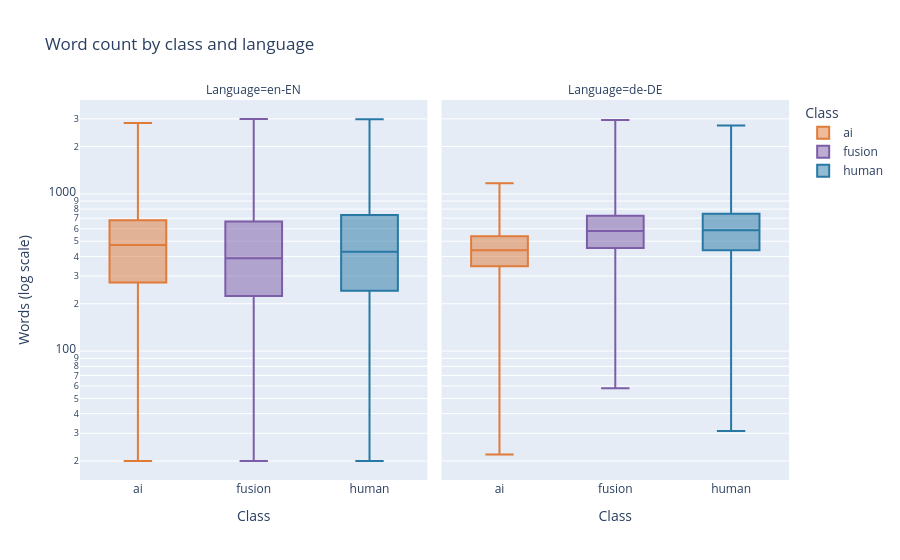

The code cell stored with this chart in its notebook:
### Markdown cell above
## 04 · Document length

**Question.** Do document sizes vary with class and subgroup? I count words as whitespace-delimited units, approximate sentence boundaries by punctuation followed by whitespace, and paragraphs by blank-line separators. These are proxies rather than linguistic annotation.

### Code cell
train = train.with_columns(
    pl.col("text").str.len_chars().alias("characters"),
    pl.col("text").str.count_matches(r"\S+").alias("words"),
    (pl.col("text").str.count_matches(r"[.!?]+(?:\s|$)") + 1).alias("sentences_proxy"),
    (pl.col("text").str.count_matches(r"\n\s*\n") + 1).alias("paragraphs_proxy"),
    pl.col("text").str.count_matches("\n").alias("newlines"),
    pl.col("text").str.count_matches(r"\S").alias("non_whitespace"),
).with_columns(
    (pl.col("non_whitespace") / pl.col("words").clip(lower_bound=1)).alias("characters_per_word"),
    (pl.col("words") / pl.col("sentences_proxy")).alias("words_per_sentence_proxy"),
)
length_columns = [
    "characters",
    "words",
    "sentences_proxy",
    "paragraphs_proxy",
    "newlines",
    "non_whitespace",
    "characters_per_word",
    "words_per_sentence_proxy",
]


def describe_lengths(data: pl.DataFrame, group: list[str]) -> pl.DataFrame:
    expressions = []
    for name in length_columns:
        for stat, expression in [
            ("mean", pl.col(name).mean()),
            ("std", pl.col(name).std()),
            ("min", pl.col(name).min()),
            ("p05", pl.col(name).quantile(0.05)),
            ("p25", pl.col(name).quantile(0.25)),
            ("median", pl.col(name).median()),
            ("p75", pl.col(name).quantile(0.75)),
            ("p90", pl.col(name).quantile(0.90)),
            ("p95", pl.col(name).quantile(0.95)),
            ("p99", pl.col(name).quantile(0.99)),
            ("max", pl.col(name).max()),
        ]:
            expressions.append(expression.alias(f"{name}_{stat}"))
    return data.group_by(group).agg(expressions).sort(group) if group else data.select(expressions)


length_overall = describe_lengths(train, [])
length_by_label = describe_lengths(train, ["label"])
summary["length_overall"] = length_overall.to_dicts()
summary["length_by_label"] = length_by_label.to_dicts()
display(
    length_overall,
    length_by_label.select(
        "label",
        *[
            f"words_{s}"
            for s in [
                "mean",
                "std",
                "min",
                "p05",
                "p25",
                "median",
                "p75",
                "p90",
                "p95",
                "p99",
                "max",
            ]
        ],
    ),
)
for grouping in [["lang"], ["domain"], ["lang", "label"]]:
    display(
        describe_lengths(train, grouping).select(
            *grouping, "words_median", "words_p95", "characters_median"
        )
    )
plot_sample = train.select("label", "lang", "words").sample(n=min(15000, train.height), seed=SEED)
display(
    px.box(
        plot_sample,
        x="label",
        y="words",
        color="label",
        facet_col="lang",
        log_y=True,
        points=False,
        color_discrete_map=COLORS,
        title="Word count by class and language",
        labels={"label": "Class", "words": "Words (log scale)", "lang": "Language"},
    )
)

### Figure 1 — Plotly figure (JSON) as saved in the notebook; plotly's stock layout.template omitted (floating-point values rounded to 4 significant figures; data arrays with more than 128 entries replaced by an {"elided": "..."} marker saying what was removed)
{"data": [{"alignmentgroup": "True", "boxpoints": false, "hovertemplate": "Class=%{x}<br>Language=en-EN<br>Words (log scale)=%{y}<extra></extra>", "legendgroup": "ai", "marker": {"color": "#e07b39"}, "name": "ai", "notched": false, "offsetgroup": "ai", "orientation": "v", "showlegend": true, "type": "box", "x": {"elided": "5633 str values"}, "x0": " ", "xaxis": "x", "y": {"elided": "5633 int values"}, "y0": " ", "yaxis": "y"}, {"alignmentgroup": "True", "boxpoints": false, "hovertemplate": "Class=%{x}<br>Language=de-DE<br>Words (log scale)=%{y}<extra></extra>", "legendgroup": "ai", "marker": {"color": "#e07b39"}, "name": "ai", "notched": false, "offsetgroup": "ai", "orientation": "v", "showlegend": false, "type": "box", "x": {"elided": "1100 str values"}, "x0": " ", "xaxis": "x2", "y": {"elided": "1100 int values"}, "y0": " ", "yaxis": "y2"}, {"alignmentgroup": "True", "boxpoints": false, "hovertemplate": "Class=%{x}<br>Language=en-EN<br>Words (log scale)=%{y}<extra></extra>", "legendgroup": "fusion", "marker": {"color": "#7c5da8"}, "name": "fusion", "notched": false, "offsetgroup": "fusion", "orientation": "v", "showlegend": true, "type": "box", "x": {"elided": "3669 str values"}, "x0": " ", "xaxis": "x", "y": {"elided": "3669 int values"}, "y0": " ", "yaxis": "y"}, {"alignmentgroup": "True", "boxpoints": false, "hovertemplate": "Class=%{x}<br>Language=de-DE<br>Words (log scale)=%{y}<extra></extra>", "legendgroup": "fusion", "marker": {"color": "#7c5da8"}, "name": "fusion", "notched": false, "offsetgroup": "fusion", "orientation": "v", "showlegend": false, "type": "box", "x": {"elided": "977 str values"}, "x0": " ", "xaxis": "x2", "y": {"elided": "977 int values"}, "y0": " ", "yaxis": "y2"}, {"alignmentgroup": "True", "boxpoints": false, "hovertemplate": "Class=%{x}<br>Language=en-EN<br>Words (log scale)=%{y}<extra></extra>", "legendgroup": "human", "marker": {"color": "#2878a5"}, "name": "human", "notched": false, "offsetgroup": "human", "orientation": "v", "showlegend": true, "type": "box", "x": {"elided": "2837 str values"}, "x0": " ", "xaxis": "x", "y": {"elided": "2837 int values"}, "y0": " ", "yaxis": "y"}, {"alignmentgroup": "True", "boxpoints": false, "hovertemplate": "Class=%{x}<br>Language=de-DE<br>Words (log scale)=%{y}<extra></extra>", "legendgroup": "human", "marker": {"color": "#2878a5"}, "name": "human", "notched": false, "offsetgroup": "human", "orientation": "v", "showlegend": false, "type": "box", "x": {"elided": "784 str values"}, "x0": " ", "xaxis": "x2", "y": {"elided": "784 int values"}, "y0": " ", "yaxis": "y2"}], "layout": {"annotations": [{"font": {}, "showarrow": false, "text": "Language=en-EN", "x": 0.245, "xanchor": "center", "xref": "paper", "y": 1.0, "yanchor": "bottom", "yref": "paper"}, {"font": {}, "showarrow": false, "text": "Language=de-DE", "x": 0.755, "xanchor": "center", "xref": "paper", "y": 1.0, "yanchor": "bottom", "yref": "paper"}], "boxmode": "overlay", "legend": {"title": {"text": "Class"}, "tracegroupgap": 0}, "title": {"text": "Word count by class and language"}, "xaxis": {"anchor": "y", "categoryarray": ["ai", "fusion", "human"], "categoryorder": "array", "domain": [0.0, 0.49], "title": {"text": "Class"}}, "xaxis2": {"anchor": "y2", "categoryarray": ["ai", "fusion", "human"], "categoryorder": "array", "domain": [0.51, 1.0], "matches": "x", "title": {"text": "Class"}}, "yaxis": {"anchor": "x", "domain": [0.0, 1.0], "title": {"text": "Words (log scale)"}, "type": "log"}, "yaxis2": {"anchor": "x2", "domain": [0.0, 1.0], "matches": "y", "showticklabels": false, "type": "log"}}}
